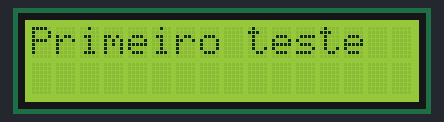
A sketch run on a simulated Arduino Uno, built with avr-gcc and run on an emulated ATmega328P. Shown: 16×2 character LCD.

Above: at 0.1 s.
At 1.1 s:
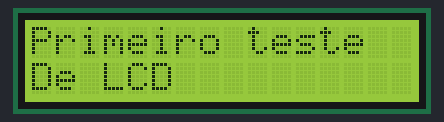
At 2.1 s:
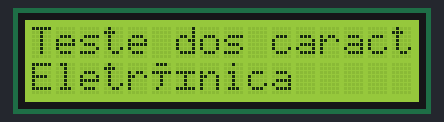
At 3.1 s:
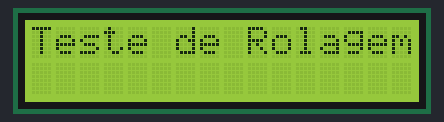
At 4.43 s:
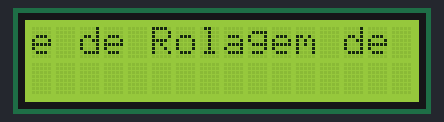
At 5.8 s:
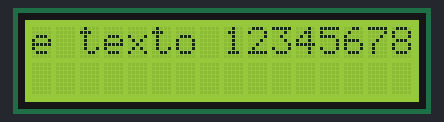

Measured:
- by itself, everything shown: repeats every 6.8 s, in 22 steps
- what the display in image 1 shows lasts 1.0 s, from 1.1 s to 2.1 s
- what the display in image 5 shows lasts 1.1 s, from 5.8 s to 6.9 s

The sketch:

Lcd.ino
```cpp
//Define a utilização da biblioteca para controle de telas LDCs.

#include <LiquidCrystal.h>
//Criando um objeto da classe LiquidCrystal e  inicializando com os pinos da interface.

LiquidCrystal lcd(2,3,4,5,6,7);
void setup() {


//Inicializando o LCD e informando o tamanho de 16 colunas e 2 linhas que é o tamanho do LCD JHD 162A usado neste projeto.

lcd.begin(16, 2);
}
void loop() {
lcd.clear(); //limpa o display do LCD.
lcd.print("Primeiro teste"); //imprime a string no display do LCD.
delay(1000);
lcd.setCursor(0,1); //posiciona cursor na coluna 0 linha 1 do LCD
lcd.print("De LCD "); //imprime a string no display do LCD.
delay(1000);
lcd.clear();
lcd.print("Teste dos caracteres de texto");
lcd.setCursor(0,1);
lcd.print("Eletrônica");
delay(1000);
lcd.clear();
lcd.print("Teste de Rolagem de texto 123456789");
delay(1000);
//Rolando o display para a esquerda 18 vezes
for (int i = 0; i <18; i++) {
lcd.scrollDisplayLeft();
delay(100);
}
delay(1000);
}
```
